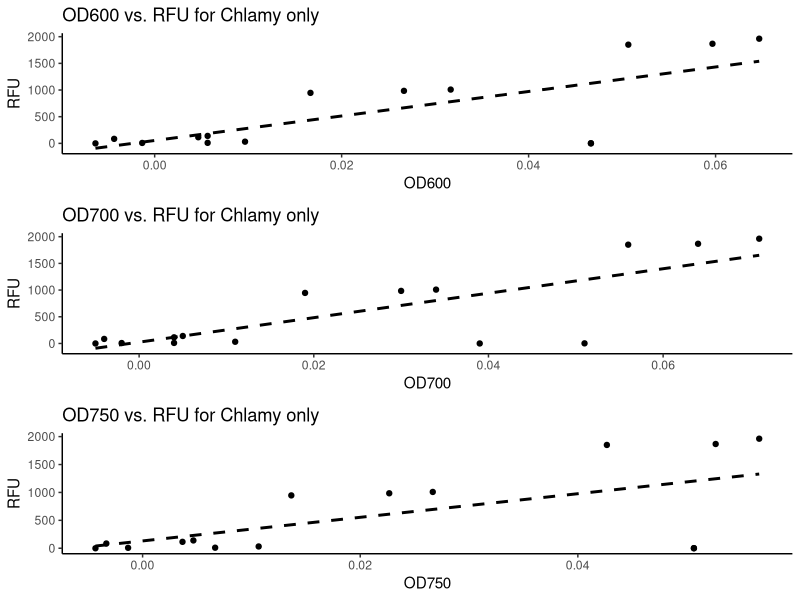
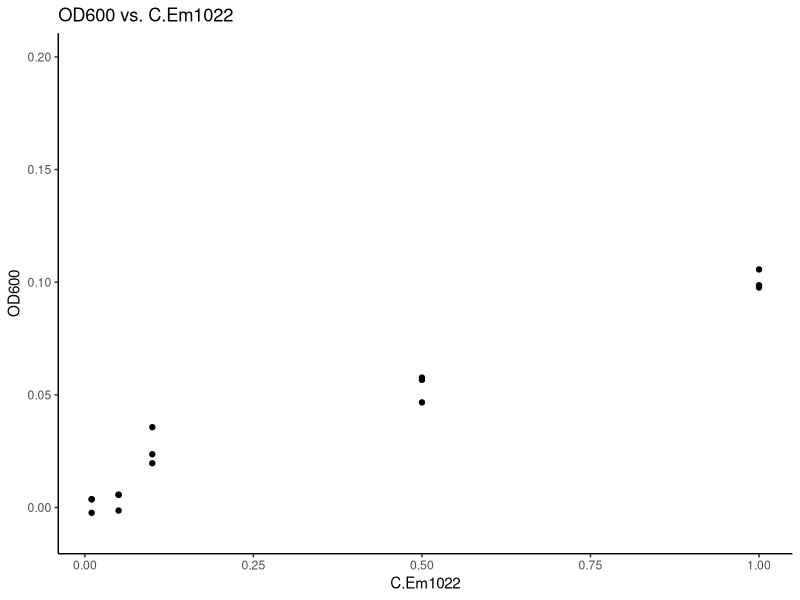
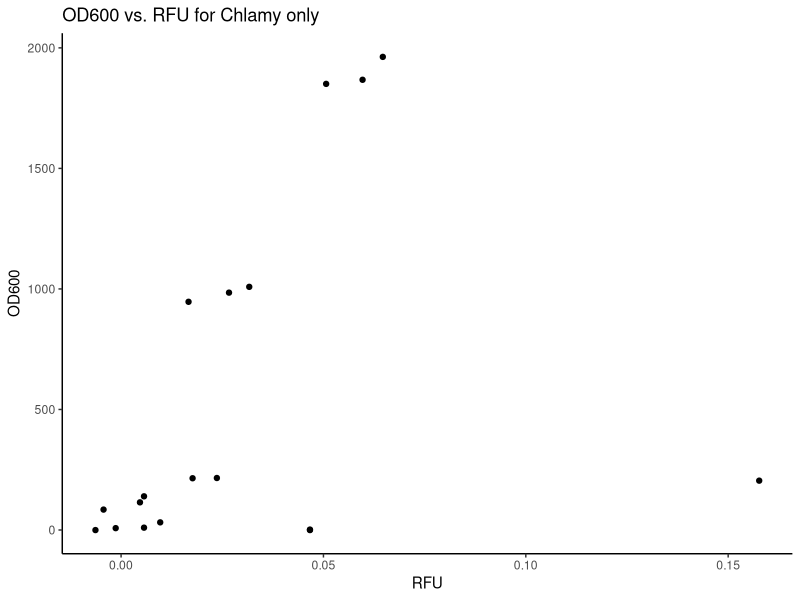
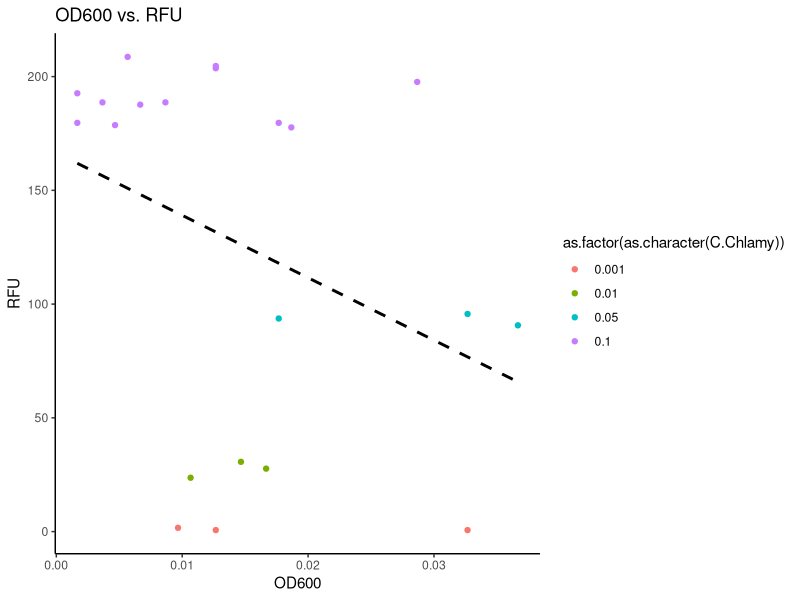
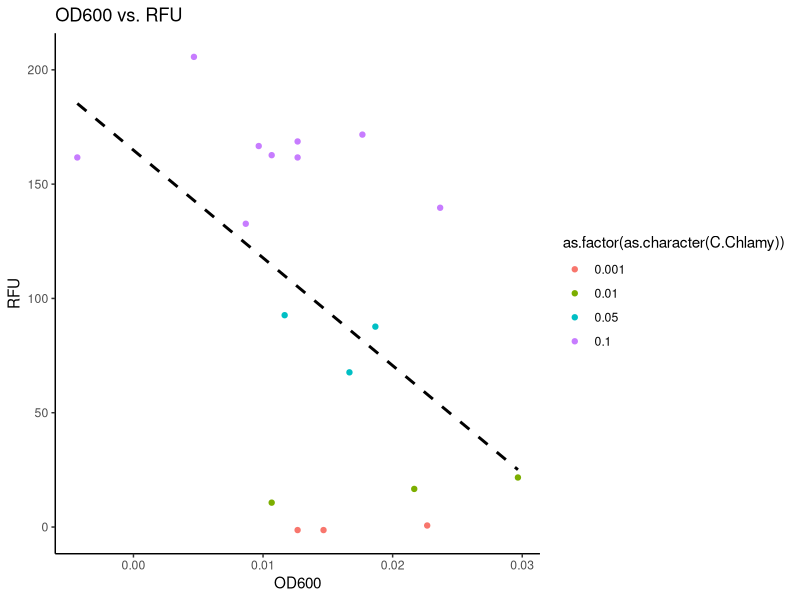
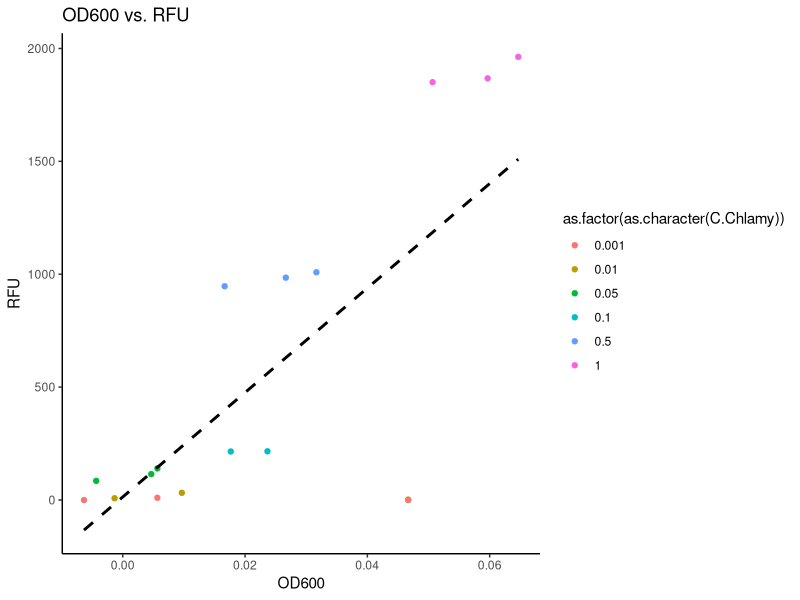
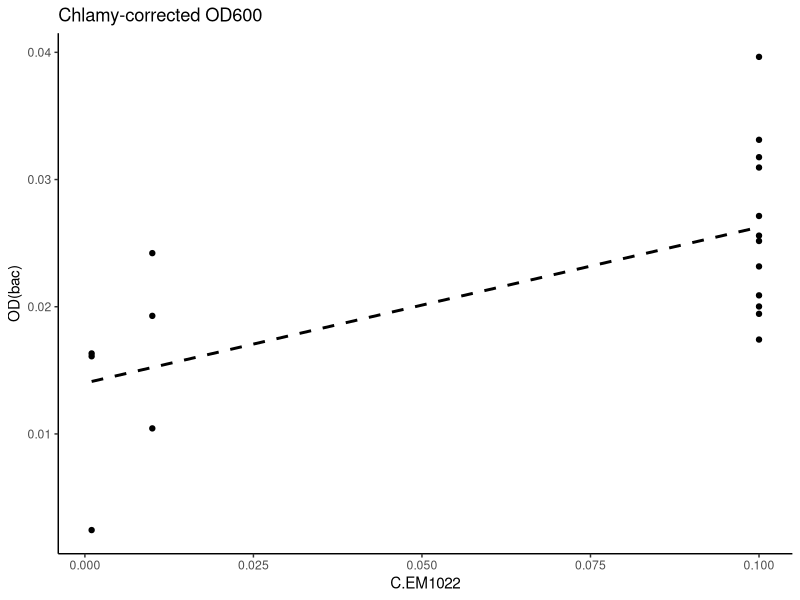

Reproduce these figures in R, in order.
# Jason R Laurich
# November 28, 2024

# Script to analyse pilot data from the dilution experiments.
# For now, want to initially explore the relationship between Ensifer dilution and OD readings (600, 700, 750)
# Get a sense of the minimum detection threshold of our plate reader. 

############## Packages ##########################################

library(ggplot2)
library(gridExtra)
library(ggrepel)

############## Get and examine the data #######################

df <- read.csv("pilot-projects/03_dilution_data_clean.csv")

str(df)
head(df)

############## Exploration and plotting #######################

blankOD600 <- mean(df$OD600[1:3]) # Let's establish the baseline for all measurements in blank wells
blankOD700 <- mean(df$OD700[1:3])
blankOD750 <- mean(df$OD750[1:3])
blankRFU <- mean(df$RFU[1:3])

# First we want to know: what is the relationship between Chlamy RFU and optical density?

C.600 <- ggplot(data = subset(df, V.Chlamy != 0 & V.Em1021 == 0 & V.Em1022 == 0 & df$V.Chlamy != 20.0), aes(x = OD600 - blankOD600, y = RFU - blankRFU)) +
  geom_point() +
  geom_smooth(method = "lm", se = FALSE, linetype = "dashed", color = "black") + # Add linear regression line +
  labs(
    title = "OD600 vs. RFU for Chlamy only",
    x = "OD600",
    y = "RFU"
  ) +
  theme_classic()

C.700 <- ggplot(data = subset(df, V.Chlamy != 0 & V.Em1021 == 0 & V.Em1022 == 0 & df$V.Chlamy != 20.0), aes(x = OD700 - blankOD700, y = RFU - blankRFU)) +
  geom_point() +
  geom_smooth(method = "lm", se = FALSE, linetype = "dashed", color = "black") + # Add linear regression line +
  labs(
    title = "OD700 vs. RFU for Chlamy only",
    x = "OD700",
    y = "RFU"
  ) +
  theme_classic()

C.750 <- ggplot(data = subset(df, V.Chlamy != 0 & V.Em1021 == 0 & V.Em1022 == 0 & df$V.Chlamy != 20.0), aes(x = OD750 - blankOD750, y = RFU - blankRFU)) +
  geom_point() +
  geom_smooth(method = "lm", se = FALSE, linetype = "dashed", color = "black") + # Add linear regression line +
  labs(
    title = "OD750 vs. RFU for Chlamy only",
    x = "OD750",
    y = "RFU"
  ) +
  theme_classic()

grid.arrange(C.600, C.700, C.750) # Couple points are off for all (high OD, low RFU)

C.600 <- ggplot(data = subset(df, V.Chlamy != 0 & V.Em1021 == 0 & V.Em1022 == 0), 
                aes(x = OD600 - blankOD600, y = RFU - blankRFU, label = Well.ID)) +
  geom_point() +
  geom_text_repel(size = 3) + # Add labels with Well.ID, adjust size as needed
  geom_smooth(method = "lm", se = FALSE, linetype = "dashed", color = "black") + # Add linear regression line
  labs(
    title = "OD600 vs. RFU for Chlamy only",
    x = "OD600",
    y = "RFU"
  ) +
  theme_classic()

C.600 <- ggplot(data = subset(df, V.Chlamy != 0 & V.Em1021 == 0 & V.Em1022 == 0, Well.ID != c('B5','A10','B9')), 
                aes(x = OD600 - blankOD600, y = RFU - blankRFU, label = Well.ID)) +
  geom_point() +
  geom_text_repel(size = 3) + # Add labels with Well.ID, adjust size as needed
  geom_smooth(method = "lm", se = FALSE, linetype = "dashed", color = "black") + # Add linear regression line
  labs(
    title = "OD600 vs. RFU for Chlamy only",
    x = "OD600",
    y = "RFU"
  ) +
  theme_classic()

ggplot(data = subset(df, V.Chlamy == 0 & V.Em1022 != 0 & V.Em1022 != 0.2), aes(x = C.Em1022, y = OD600 - blankOD600)) +
  geom_point() +
  labs(
    title = "OD600 vs. C.Em1022",
    x = "C.Em1022",
    y = "OD600"
  ) +
  ylim(-0.01,0.2) +
  theme_classic()

# It looks like I the relationship is not quite linear here. I may need to proof it for each bacteria. The machine is definetly capable of measuring 
# These cells at 1% of their concentration yesterday! Might be worth just running a plate quick, seeing what it can pick up on.

ggplot(data = subset(df, V.Chlamy != 0 & V.Em1021 == 0 & V.Em1022 == 0), aes(x = OD600 - blankOD600, y = RFU - blankRFU)) +
  geom_point() +
  labs(
    title = "OD600 vs. RFU for Chlamy only",
    x = "RFU",
    y = "OD600"
  ) +
  theme_classic()


############# More sophisticated model exploration #####################

#Let's make a dataset that includes only wells with both Chlamy and microbes

df.1021 <- df[df$V.Chlamy != 0 & df$V.Em1021 != 0,] 

df.1022 <- df[df$V.Chlamy != 0 & df$V.Em1022 != 0,] 

C.21 <- ggplot(data = df.1021, aes(x = OD600 - blankOD600, y = RFU - blankRFU, colour= as.factor(as.character(C.Chlamy)))) +
  geom_point() +
  geom_smooth(method = "lm", se = FALSE, linetype = "dashed", color = "black") + # Add linear regression line +
  labs(
    title = "OD600 vs. RFU",
    x = "OD600",
    y = "RFU"
  ) +
  theme_classic()

C.21

C.22 <- ggplot(data = df.1022, aes(x = OD600 - blankOD600, y = RFU - blankRFU, colour= as.factor(as.character(C.Chlamy)))) +
  geom_point() +
  geom_smooth(method = "lm", se = FALSE, linetype = "dashed", color = "black") + # Add linear regression line +
  labs(
    title = "OD600 vs. RFU",
    x = "OD600",
    y = "RFU"
  ) +
  theme_classic()

C.22

# OK we need to calibrate the relationship b/w [RFUs] and OD600

df.C <- df[df$V.Chlamy != 0 & df$V.Em1021 == 0 & df$V.Em1022 == 0 & df$OD600 < 0.29 , ] 

C.0 <- ggplot(data = df.C, aes(x = OD600 - blankOD600, y = RFU - blankRFU, colour= as.factor(as.character(C.Chlamy)))) +
  geom_point() +
  geom_smooth(method = "lm", se = FALSE, linetype = "dashed", color = "black") + # Add linear regression line +
  labs(
    title = "OD600 vs. RFU",
    x = "OD600",
    y = "RFU"
  ) +
  theme_classic()

C.0

df.C$RFU.mod <- df.C$RFU- blankRFU
df.C$OD600.mod <- df.C$OD600- blankOD600
RFU.OD.reg <- lm(OD600.mod~RFU.mod, data=df.C)
summary(RFU.OD.reg)

df.1022$RFU.mod <- df.1022$RFU- blankRFU

# Equation: ~ OD ~= 2.286e-05*RFU + 1.074e-02
# So calculate optical density of Ensifer after converting Chlamy's contribution?
df.1022$bac.den <- df.1022$OD600 - blankOD600 - 2.286e-05*(df.1022$RFU.mod) + 1.047e-02

C.22.OD.corr <- ggplot(data = df.1022, aes(x = C.Em1022, y = bac.den,)) +
  geom_point() +
  geom_smooth(method = "lm", se = FALSE, linetype = "dashed", color = "black") + # Add linear regression line +
  labs(
    title = "Chlamy-corrected OD600",
    x = "C.EM1022",
    y = "OD(bac)"
  ) +
  theme_classic()

C.22.OD.corr
